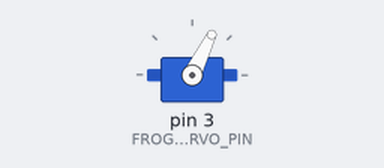
A sketch run on a simulated Arduino Uno, built with avr-gcc and run on an emulated ATmega328P. Parts: servo. What the sketch prints to the serial monitor is not drawn.

Above: at 0.05 s.
Timing chart, 0 to 5.1 s (numbered marks = the images above):
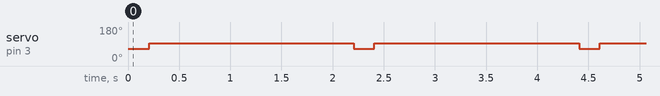

Measured:
- by itself, servo on pin 3 (FROG_SERVO_PIN): alternates 93° for 2.0 s and 64° for 0.20 s

The sketch:

basicFrogServo.ino
```cpp
#include <Servo.h>

//set Frog servo pin
#define FROG_SERVO_PIN 3

Servo frogServo;

//-------------------------------------------------------------------
//numvar turnquick(void) {
//  frogServo.writeMicroseconds(getarg(1));
//  return getarg(1);
//}
//-------------------------------------------------------------------
int turnquick(int ms) {
  Serial.println("basicFrogServo.turnquick");
  frogServo.writeMicroseconds(ms);
  return ms;
}

//-------------------------------------------------------------------
// this function will be implemented in bitlash as candystore
// proximity action
//-------------------------------------------------------------------
void froghop() {
  Serial.println("basicFrogServo.froghop");
  turnquick(1200);
  delay(200);
  turnquick(1500);
}

//-------------------------------------------------------------------
void setup() {
  Serial.begin(9600);
  Serial.println("basicFrogServo.setup");

  frogServo.attach(FROG_SERVO_PIN);
  frogServo.writeMicroseconds(1500);
}

//-------------------------------------------------------------------
void loop() {
  froghop();
  delay(2000);
}
```
